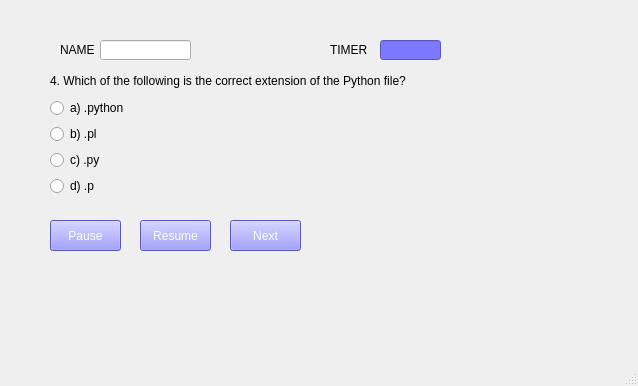
<?xml version="1.0" encoding="UTF-8"?>
<ui version="4.0">
 <class>q4</class>
 <widget class="QMainWindow" name="q4">
  <property name="geometry">
   <rect>
    <x>0</x>
    <y>0</y>
    <width>638</width>
    <height>386</height>
   </rect>
  </property>
  <property name="windowTitle">
   <string>screen2q4</string>
  </property>
  <widget class="QWidget" name="centralwidget">
   <widget class="QWidget" name="verticalLayoutWidget">
    <property name="geometry">
     <rect>
      <x>50</x>
      <y>70</y>
      <width>491</width>
      <height>126</height>
     </rect>
    </property>
    <layout class="QVBoxLayout" name="verticalLayout">
     <item>
      <widget class="QLabel" name="ques">
       <property name="text">
        <string>4. Which of the following is the correct extension of the Python file?</string>
       </property>
      </widget>
     </item>
     <item>
      <widget class="QRadioButton" name="r1">
       <property name="text">
        <string>a) .python</string>
       </property>
      </widget>
     </item>
     <item>
      <widget class="QRadioButton" name="r2">
       <property name="text">
        <string>b) .pl</string>
       </property>
      </widget>
     </item>
     <item>
      <widget class="QRadioButton" name="r3">
       <property name="text">
        <string>c) .py</string>
       </property>
      </widget>
     </item>
     <item>
      <widget class="QRadioButton" name="r4">
       <property name="text">
        <string>d) .p</string>
       </property>
      </widget>
     </item>
    </layout>
   </widget>
   <widget class="QPushButton" name="push">
    <property name="geometry">
     <rect>
      <x>50</x>
      <y>220</y>
      <width>71</width>
      <height>31</height>
     </rect>
    </property>
    <property name="styleSheet">
     <string notr="true">background-color: rgb(125, 121, 255);
border-color: rgb(0, 85, 127);
font: 75 9pt &quot;Arial&quot;;
color:rgb(255, 255, 255);
</string>
    </property>
    <property name="text">
     <string>Pause</string>
    </property>
   </widget>
   <widget class="QPushButton" name="resume">
    <property name="geometry">
     <rect>
      <x>140</x>
      <y>220</y>
      <width>71</width>
      <height>31</height>
     </rect>
    </property>
    <property name="styleSheet">
     <string notr="true">background-color: rgb(125, 121, 255);
border-color: rgb(0, 85, 127);
font: 75 9pt &quot;Arial&quot;;
color:rgb(255, 255, 255);
</string>
    </property>
    <property name="text">
     <string>Resume</string>
    </property>
   </widget>
   <widget class="QPushButton" name="nextend">
    <property name="geometry">
     <rect>
      <x>230</x>
      <y>220</y>
      <width>71</width>
      <height>31</height>
     </rect>
    </property>
    <property name="styleSheet">
     <string notr="true">background-color: rgb(125, 121, 255);
border-color: rgb(0, 85, 127);
font: 75 9pt &quot;Arial&quot;;
color:rgb(255, 255, 255);
</string>
    </property>
    <property name="text">
     <string>Next</string>
    </property>
   </widget>
   <widget class="QLabel" name="timer">
    <property name="geometry">
     <rect>
      <x>330</x>
      <y>40</y>
      <width>121</width>
      <height>20</height>
     </rect>
    </property>
    <property name="text">
     <string>TIMER</string>
    </property>
   </widget>
   <widget class="QLineEdit" name="T2">
    <property name="geometry">
     <rect>
      <x>380</x>
      <y>40</y>
      <width>61</width>
      <height>20</height>
     </rect>
    </property>
    <property name="styleSheet">
     <string notr="true">background-color: rgb(125, 121, 255);
border-color: rgb(0, 85, 127);
font: 75 9pt &quot;Arial&quot;;
color:rgb(255, 255, 255);
</string>
    </property>
   </widget>
   <widget class="QLabel" name="label">
    <property name="geometry">
     <rect>
      <x>60</x>
      <y>40</y>
      <width>111</width>
      <height>20</height>
     </rect>
    </property>
    <property name="text">
     <string>NAME</string>
    </property>
   </widget>
   <widget class="QLineEdit" name="T1">
    <property name="geometry">
     <rect>
      <x>100</x>
      <y>40</y>
      <width>91</width>
      <height>20</height>
     </rect>
    </property>
    <property name="styleSheet">
     <string notr="true">border-color: rgb(0, 0, 0);</string>
    </property>
   </widget>
  </widget>
  <widget class="QMenuBar" name="menubar">
   <property name="geometry">
    <rect>
     <x>0</x>
     <y>0</y>
     <width>638</width>
     <height>18</height>
    </rect>
   </property>
  </widget>
  <widget class="QStatusBar" name="statusbar"/>
 </widget>
 <resources/>
 <connections/>
</ui>
